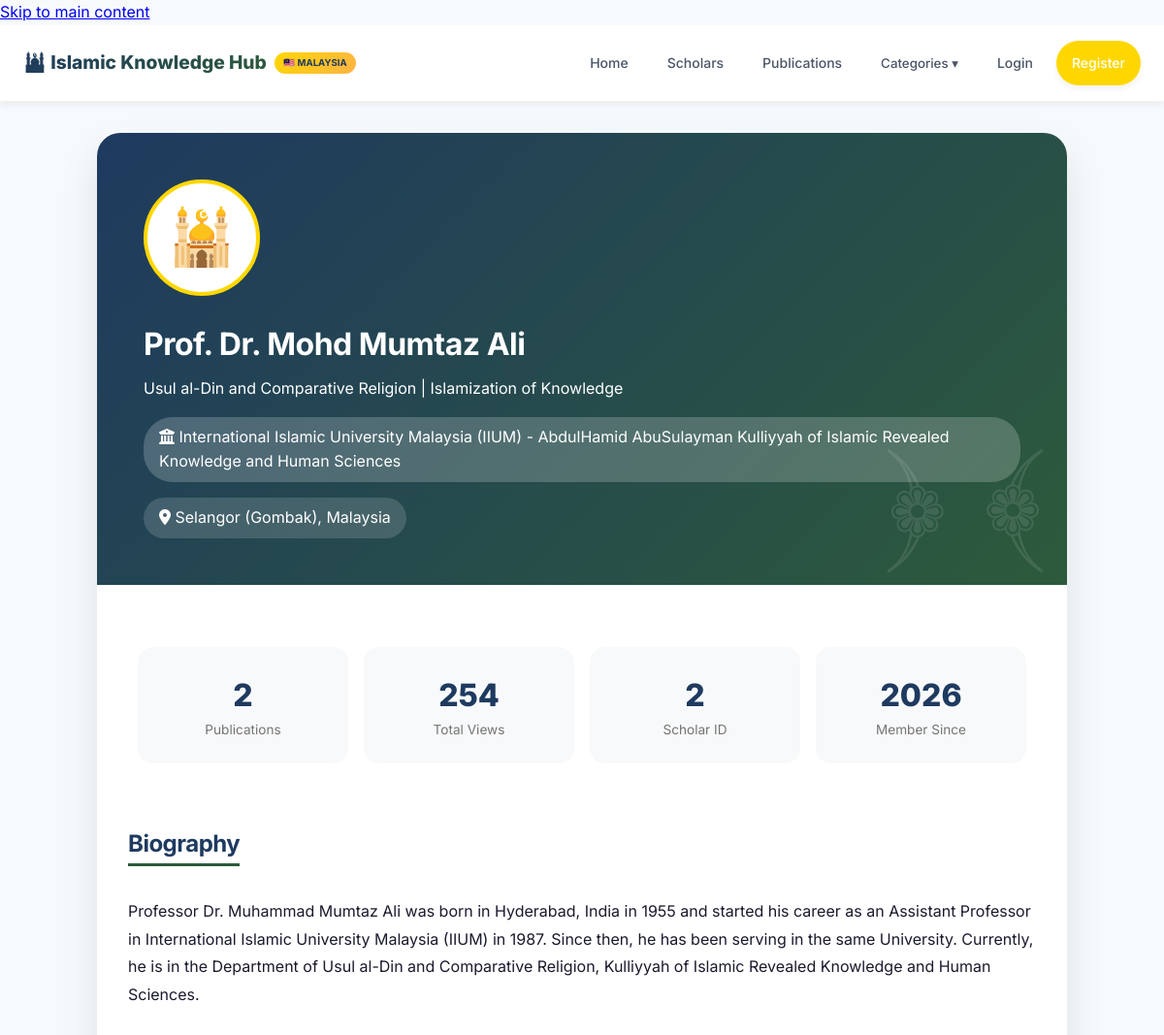
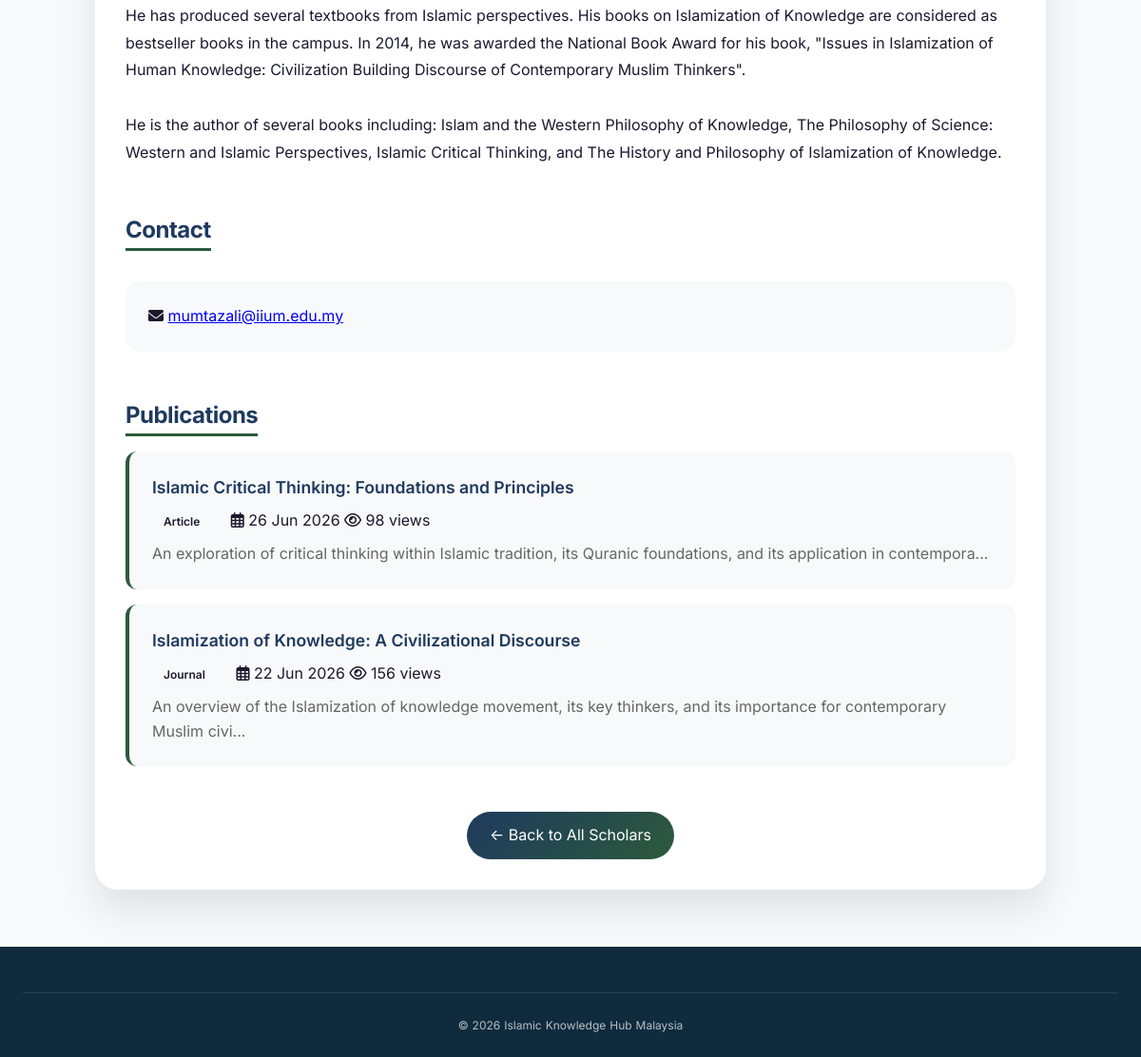
The page /scholar-profile.php?id=2 on the database its author committed (2 pictures, top to bottom).
### tables this page shows
CREATE TABLE `users` (
    `id` INT(11) NOT NULL AUTO_INCREMENT,
    `username` VARCHAR(50) NOT NULL,
    `email` VARCHAR(100) NOT NULL,
    `password` VARCHAR(255) NOT NULL,
    `full_name` VARCHAR(100) NOT NULL,
    `role` ENUM('admin', 'scholar', 'reader') DEFAULT 'reader',
    `profile_image` VARCHAR(255) DEFAULT NULL,
    `bio` TEXT DEFAULT NULL,
    `institution` VARCHAR(150) DEFAULT NULL,
    `specialization` VARCHAR(100) DEFAULT NULL,
    `malaysia_state` VARCHAR(50) DEFAULT NULL,
    `google_scholar` VARCHAR(255) DEFAULT NULL,
    `researchgate` VARCHAR(255) DEFAULT NULL,
    `display_order` INT(11) DEFAULT 0,
    `created_at` TIMESTAMP NOT NULL DEFAULT CURRENT_TIMESTAMP,
    PRIMARY KEY (`id`),
    UNIQUE KEY `username` (`username`),
    UNIQUE KEY `email` (`email`)
);

CREATE TABLE `posts` (
    `id` INT(11) NOT NULL AUTO_INCREMENT,
    `title` VARCHAR(255) NOT NULL,
    `title_bm` VARCHAR(255) DEFAULT NULL,
    `content` LONGTEXT NOT NULL,
    `content_bm` LONGTEXT DEFAULT NULL,
    `excerpt` TEXT DEFAULT NULL,
    `featured_image` VARCHAR(255) DEFAULT NULL,
    `post_type` ENUM('article', 'fatwa', 'tafsir', 'hadith_study', 'fiqh', 'usuluddin', 'islamic_finance', 'halal_research', 'book_chapter', 'journal', 'lecture', 'findings') DEFAULT 'article',
    `status` ENUM('draft', 'published', 'under_review') DEFAULT 'draft',
    `author_id` INT(11) DEFAULT NULL,
    `views` INT(11) DEFAULT 0,
    `unique_views` INT(11) DEFAULT 0,
    `references_text` TEXT DEFAULT NULL,
    `created_at` TIMESTAMP NOT NULL DEFAULT CURRENT_TIMESTAMP,
    `updated_at` TIMESTAMP NOT NULL DEFAULT CURRENT_TIMESTAMP ON UPDATE CURRENT_TIMESTAMP,
    PRIMARY KEY (`id`),
    FULLTEXT KEY `search_idx` (`title`, `content`, `excerpt`),
    FOREIGN KEY (`author_id`) REFERENCES `users`(`id`) ON DELETE CASCADE
);

### config/database.php (called while the page is built, shortened)
<?php
function isLoggedIn() {
    return isset($_SESSION['user_id']);
}
?>

### scholar-profile.php (the view, shortened to what this page needs)
<?php
require_once 'config/database.php';
$scholar = null;
$publications = [];
$total_views = 0;
$scholar_id = isset($_GET['id']) ? (int)$_GET['id'] : 0;
if (isset($pdo) && $pdo) {
    try {
        $stmt = $pdo->prepare("SELECT * FROM users WHERE id = ? AND role = 'scholar'");
        $stmt->execute([$scholar_id]);
        $scholar = $stmt->fetch();
        $stmt = $pdo->prepare("SELECT * FROM posts WHERE author_id = ? AND status = 'published' ORDER BY created_at DESC");
        $stmt->execute([$scholar_id]);
        $publications = $stmt->fetchAll();
        $total_views = array_sum(array_column($publications, 'views'));
    } catch (Exception $e) {
        $db_error = $db_error ?? $e->getMessage();
    }
} else {
    $db_error = $db_error ?? 'Database unavailable.';
}
?>
<!DOCTYPE html>
<html lang="en">
<head>
    <link rel="stylesheet" href="css/islamic-style.css">
    <link rel="stylesheet" href="css/style.css">
    <link rel="stylesheet" href="https://cdnjs.cloudflare.com/ajax/libs/font-awesome/6.0.0/css/all.min.css">
</head>
<body>
    <nav class="navbar">
        <div class="container">
            <div class="nav-brand"><a href="index.php">🕌 Islamic Knowledge Hub</a><span class="malaysia-badge">🇲🇾 MALAYSIA</span></div>
            <div class="nav-menu">
                <a href="index.php" class="nav-link">Home</a>
                <a href="index.php#scholars" class="nav-link">Scholars</a>
                <a href="index.php#publications" class="nav-link">Publications</a>
                <div class="dropdown">
                    <button class="dropdown-btn">Categories ▾</button>
                </div>
                <?php if(isLoggedIn()): ?>
                    <a href="logout.php" class="nav-link">Logout</a>
                <?php else: ?>
                    <a href="login.php" class="nav-link">Login</a>
                    <a href="register.php" class="nav-link btn-primary">Register</a>
                <?php endif; ?>
            </div>
        </div>
    </nav>
    <div class="container">
        <div class="profile-container">
            <div class="profile-header">
                <div class="profile-avatar">🕌</div>
                <h1 class="profile-name"><?php echo htmlspecialchars($scholar['full_name']); ?></h1>
                <div><?php echo htmlspecialchars($scholar['specialization']); ?></div>
                <div class="profile-institution"><i class="fas fa-university"></i> <?php echo htmlspecialchars($scholar['institution']); ?></div>
                <?php if($scholar['malaysia_state']): ?>
                <div class="profile-institution" style="background: rgba(255,255,255,0.15);"><i class="fas fa-map-marker-alt"></i> <?php echo htmlspecialchars($scholar['malaysia_state']); ?>, Malaysia</div>
                <?php endif; ?>
            </div>
            <div style="padding: 2rem;">
                <div class="stats-grid">
                    <div class="stat-item"><div class="stat-number"><?php echo count($publications); ?></div><div class="stat-label">Publications</div></div>
                    <div class="stat-item"><div class="stat-number"><?php echo number_format($total_views); ?></div><div class="stat-label">Total Views</div></div>
                    <div class="stat-item"><div class="stat-number"><?php echo $scholar['id']; ?></div><div class="stat-label">Scholar ID</div></div>
                    <div class="stat-item"><div class="stat-number"><?php echo date('Y', strtotime($scholar['created_at'])); ?></div><div class="stat-label">Member Since</div></div>
                </div>
                <?php if($scholar['bio']): ?>
                <div><h2 class="section-title">Biography</h2><div style="margin: 1rem 0; line-height: 1.8;"><?php echo nl2br(htmlspecialchars($scholar['bio'])); ?></div></div>
                <?php endif; ?>
                <div><h2 class="section-title">Contact</h2><div style="margin: 1rem 0; background: #f8f9fa; padding: 1.5rem; border-radius: 16px;"><i class="fas fa-envelope"></i> <a href="mailto:<?php echo $scholar['email']; ?>"><?php echo $scholar['email']; ?></a></div></div>
                <div><h2 class="section-title">Publications</h2>
                <?php if(count($publications) > 0): ?>
                    <?php foreach($publications as $pub): ?>
                    <div class="publication-item">
                        <div class="publication-title"><a href="view-post.php?id=<?php echo $pub['id']; ?>"><?php echo htmlspecialchars($pub['title']); ?></a></div>
                        <div style="margin-top: 0.5rem;"><span class="pub-type <?php echo $pub['post_type']; ?>"><?php echo ucfirst(str_replace('_', ' ', $pub['post_type'])); ?></span> <span><i class="far fa-calendar-alt"></i> <?php echo date('d M Y', strtotime($pub['created_at'])); ?></span> <span><i class="far fa-eye"></i> <?php echo number_format($pub['views']); ?> views</span></div>
                        <div class="publication-excerpt" style="margin-top: 0.5rem; color: #666;"><?php echo htmlspecialchars(substr(strip_tags($pub['excerpt'] ?: $pub['content']), 0, 120)) . '...'; ?></div>
                    </div>
                    <?php endforeach; ?>
                <?php else: ?>
                    <p>No publications yet.</p>
                <?php endif; ?>
                </div>
                <div style="text-align: center;"><a href="index.php#scholars" class="btn-back">← Back to All Scholars</a></div>
            </div>
        </div>
    </div>
    <footer class="footer"><div class="container"><div class="footer-bottom"><p>&copy; 2026 Islamic Knowledge Hub Malaysia</p></div></div></footer>
</body>
</html>

### css/islamic-style.css (style rules this page uses)
* { margin: 0; padding: 0; box-sizing: border-box; }
body { font-family: 'Inter', 'Segoe UI', system-ui, -apple-system, sans-serif; line-height: 1.6; color: #1a1a2e; background: linear-gradient(135deg, #f5f7fa 0%, #e9ecef 100%); min-height: 100vh; overflow-x: hidden; }
.container { max-width: 1280px; margin: 0 auto; padding: 0 16px; }
.navbar { background: rgba(255, 255, 255, 0.95); backdrop-filter: blur(10px); box-shadow: 0 4px 20px rgba(0, 0, 0, 0.05); position: sticky; top: 0; z-index: 1000; border-bottom: 1px solid rgba(0, 0, 0, 0.05); }
.navbar .container { display: flex; flex-direction: column; padding: 0.8rem 16px; }
.nav-brand { display: flex; justify-content: space-between; align-items: center; width: 100%; margin-bottom: 0.8rem; }
.nav-brand a { font-size: 1.2rem; font-weight: 800; background: linear-gradient(135deg, #1e3a5f, #2d5a3b, #1e3a5f); background-size: 200% 200%; -webkit-background-clip: text; background-clip: text; color: transparent; text-decoration: none; animation: gradientShift 5s ease infinite; }
.malaysia-badge { background: linear-gradient(135deg, #ffd700, #ffb347); color: #1e3a5f; padding: 0.2rem 0.6rem; border-radius: 50px; font-size: 0.6rem; font-weight: 700; margin-left: 0.5rem; display: inline-flex; align-items: center; gap: 0.25rem; }
.nav-menu { display: none; flex-direction: column; gap: 0.5rem; width: 100%; margin-top: 0.5rem; }
.nav-link { text-decoration: none; color: #4a5568; padding: 0.5rem 1rem; transition: all 0.3s ease; border-radius: 50px; font-weight: 500; font-size: 0.9rem; text-align: center; }
.btn-primary { background: linear-gradient(135deg, #1e3a5f, #2d5a3b); color: white !important; border-radius: 50px; padding: 0.5rem 1rem; text-align: center; }
.footer { background: linear-gradient(135deg, #0f1a2c, #1a2a3a); color: #a0aec0; padding: 2rem 0 1rem; margin-top: 2rem; }
.footer-bottom { text-align: center; padding-top: 1.5rem; border-top: 1px solid #2d3748; font-size: 0.7rem; }
.stats-grid { display: grid; grid-template-columns: repeat(2, 1fr); gap: 0.8rem; margin: 1rem 0; padding: 0 10px; }
@media (min-width: 768px) { .container { padding: 0 24px; } }
@media (min-width: 768px) { .navbar .container { flex-direction: row; justify-content: space-between; align-items: center; padding: 1rem 24px; } }
@media (min-width: 768px) { .nav-brand { width: auto; margin-bottom: 0; } }
@media (min-width: 768px) { .nav-menu { display: flex !important; flex-direction: row; width: auto; margin-top: 0; gap: 0.5rem; } }
@media (min-width: 768px) { .stats-grid { grid-template-columns: repeat(4, 1fr); } }
button, .btn, .nav-link, .btn-small, .read-more { cursor: pointer; min-height: 44px; display: inline-flex; align-items: center; justify-content: center; }
html { scroll-behavior: smooth; }

### rows shown on the page
users: full_name "Prof. Dr. Mohd Mumtaz Ali", specialization "Usul al-Din and Comparative Religion | Islamization of Knowledge", institution "International Islamic University Malaysia (IIUM) - AbdulHamid AbuSulayman Kulliyyah of Islamic Revealed Knowledge and Human Sciences", malaysia_state "Selangor (Gombak)", id "2", created_at "2026", bio "Professor Dr. Muhammad Mumtaz Ali was born in Hyderabad, India in 1955 and started his career as an Assistant Professor in International Islamic University Malaysia (IIUM) in 1987. Since then, he has been serving in the same University. Currently, he is in the Department of Usul al-Din and Comparative Religion, Kulliyyah of Islamic Revealed Knowledge and Human Sciences. He has produced several textbooks from Islamic perspectives. His books on Islamization of Knowledge are considered as bestseller books in the campus. In 2014, he was awarded the National Book Award for his book, \"Issues in Islamization of Human Knowledge: Civilization Building Discourse of Contemporary Muslim Thinkers\". He…", email "mumtazali@iium.edu.my"
posts: title "Islamic Critical Thinking: Foundations and Principles", post_type "Article", created_at "26 Jun 2026", views "98", excerpt "An exploration of critical thinking within Islamic tradition, its Quranic foundations, and its application in contempora"
posts: title "Islamization of Knowledge: A Civilizational Discourse", post_type "Journal", created_at "22 Jun 2026", views "156", excerpt "An overview of the Islamization of knowledge movement, its key thinkers, and its importance for contemporary Muslim civi"

### other values the page prints
count($publications) "2"
$total_views "254"
